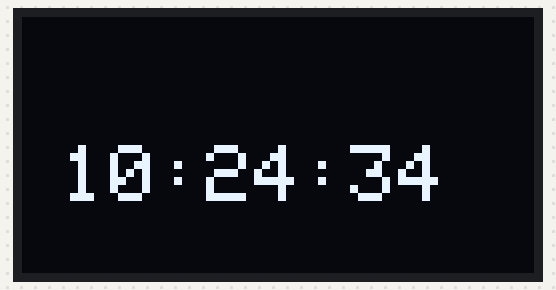
Simulated run of this program. Board: ESP32. Shown: 128×64 one-colour display. WiFi joins after 1.5 s; servers stay silent unless stated; the local clock reads 2024-03-15 10:24:30 at power-on unless the program sets it; not simulated (calls return 0 or success): credentials.h; what the program prints to the serial monitor is not drawn.

Above: at 4.6 s.
At 8.7 s:
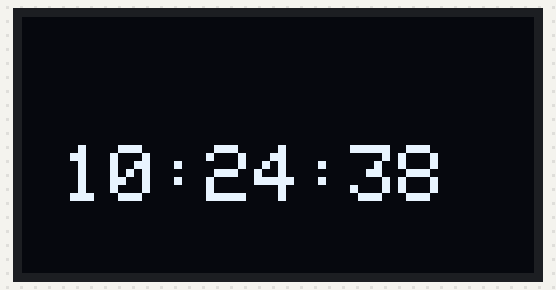
At 12.8 s:
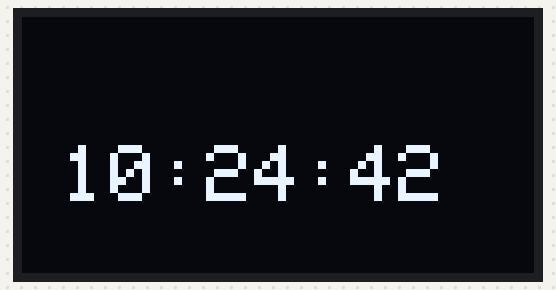
At 21.0 s:
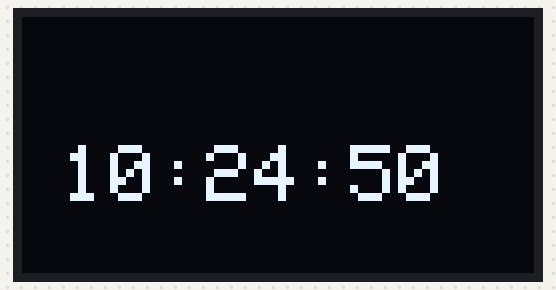
At 29.2 s:
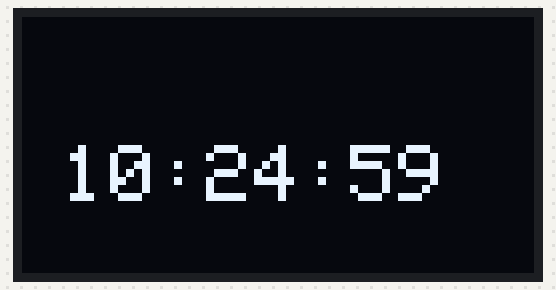
At 38.5 s:
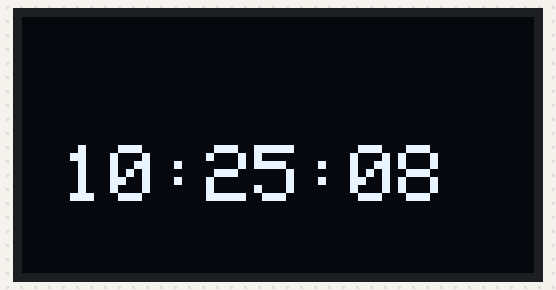

Measured:
- what the display in image 0 shows lasts 1.0 s, from 4.6 s to 5.6 s

The program:

main.cpp
```cpp
#include <Arduino.h>
#include <WiFi.h>
#include "time.h"

#include <Adafruit_GFX.h>
#include <Adafruit_SSD1306.h>
#include <Wire.h>

#include "displayWrapper.hpp"
#include "credentials.h"

const char* ntpServer = "pool.ntp.org";
const int gmtOffset = -10800;
const int daylightOffset = 3600;

struct tm timeinfo;
char curTime[9];

Adafruit_SSD1306 display(128, 64, &Wire, -1);

void updateTime();
void startWifi();

void setup() {
	Serial.begin(115200);
	beginDisplay(&display);
	startWifi();
	delay(1000);
	configTime(gmtOffset, daylightOffset, ntpServer);
	delay(2000);
	updateTime();
	WiFi.disconnect(true);
  	WiFi.mode(WIFI_OFF);
}

void loop() {
	updateTime();
	Serial.println(&timeinfo, "%H:%M:%S");
	strftime(curTime, sizeof(curTime), "%H:%M:%S", &timeinfo);
	updateDisplay(&display, curTime);
	delay(1000);
}

void startWifi(){
	WiFi.begin(SECRET_SSID, SECRET_PASSWORD);
	Serial.print("Conectando.");

	while(WiFi.status() != WL_CONNECTED){
		Serial.print(".");
        delay(100);
    }
	Serial.println("\nConectado!");
	Serial.print("IP Local: ");
    Serial.println(WiFi.localIP());
}

void updateTime(){
	if(!getLocalTime(&timeinfo)){
    	Serial.println("No se puede obtener el tiempo.");
    	return;
 	}
}
```

displayWrapper.hpp
```cpp
#include <Adafruit_GFX.h>
#include <Adafruit_SSD1306.h>
#include <Wire.h>

//Adafruit_SSD1306 display(128, 64, &Wire, -1);
const int CURSORX = 10;
const int CURSORY = 32;
const int TEXTSIZE = 2;

bool beginDisplay(Adafruit_SSD1306 *display){
    if(!display->begin(SSD1306_SWITCHCAPVCC, 0x3C)){
        return false;
    }
    display->clearDisplay();
    return true;
}

void updateDisplay(Adafruit_SSD1306 *display, String text){
    display->clearDisplay();
    display->setCursor(CURSORX, CURSORY);
    display->setTextSize(TEXTSIZE);
    display->setTextColor(WHITE);
    display->print(text);
    display->display();
}
```
